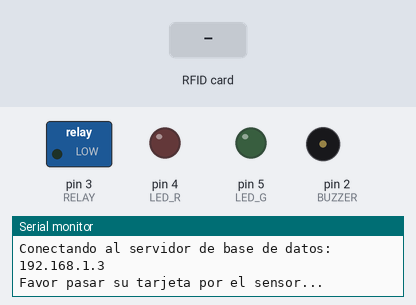
A sketch run on a simulated Arduino Mega 2560, built with avr-gcc and run on an emulated ATmega2560. Shown: switched loads named in the sketch (green lamp = pin HIGH), output pins drawn as LEDs (lit = HIGH), buzzer (waves = sounding), the last lines printed to the serial monitor. The inputs (shaded band) are chosen by the test bench. WiFi joins after 1.5 s; servers stay silent unless stated; uploads are accepted with an empty reply; pins used as bus, display or sensor lines are not drawn.

Above: at 2.3 s.
2.4 s: RFID card 47 54 2C 2C held to the reader
At 3.3 s:
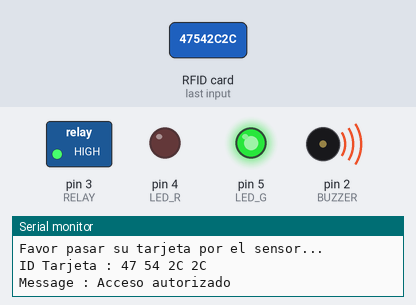
4.9 s: RFID card 5E 7A 19 C4 held to the reader
At 5.7 s:
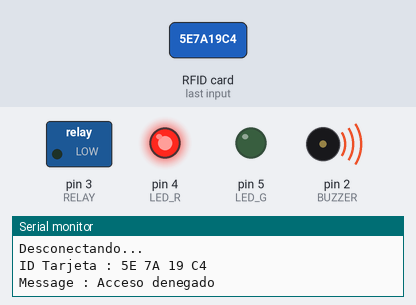
Timing chart, 0 to 7.9 s (numbered marks = the images above; inputs shaded):
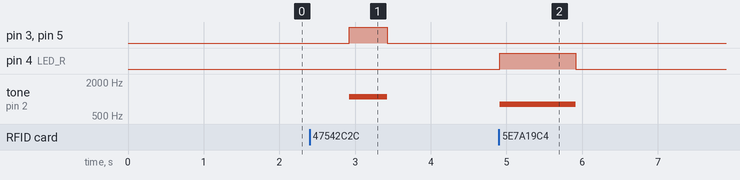

Measured:
- after the input at 2.4 s, pin 3 (RELAY), pin 5 (LED_G): LOW → HIGH after 0.53 s, → LOW 0.50 s later; tone on pin 2 (BUZZER): silent → 1100 Hz after 0.53 s, → silent 0.50 s later
- after the input at 4.9 s, pin 4 (LED_R): LOW → HIGH at once, → LOW 1.0 s later; tone on pin 2 (BUZZER): silent → 810 Hz at once, → silent 1.0 s later

The sketch:

prueba.ino
```cpp
#include <Ethernet.h>
// Configuracion del Ethernet Shield
byte mac[] = {0xDE, 0xAD, 0xBE, 0xEF, 0xFF, 0xEE}; // Direccion MAC
IPAddress server (192,168,1,3);
IPAddress ip (192,168,1,10);
byte subnet [] = { 255,255,255,0 };
EthernetClient client;//objeto del ethernet
bool printWebData = true;

#include <MFRC522.h>
#include <SPI.h>

#define SS_PIN 53
#define RST_PIN 49
#define LED_G 5 //define green LED pin
#define LED_R 4 //define red LED
#define RELAY 3 //relay pin
#define BUZZER 2 //buzzer pin
#define ACCESS_DELAY 500
#define DENIED_DELAY 1000
MFRC522 mfrc522(SS_PIN, RST_PIN); // Create MFRC522 instance.
String content="";
String rfid="";

void setup()
{
  Serial.begin(9600);   // Initiate a serial communication
  while (!Serial) {
  }
  SPI.begin();          // Initiate  SPI bus
  mfrc522.PCD_Init();   // Initiate MFRC522
  Ethernet.begin(mac, ip, subnet); //Inicializamos el Ethernet Shield
  pinMode(LED_G, OUTPUT);
  pinMode(LED_R, OUTPUT);
  pinMode(RELAY, OUTPUT);
  pinMode(BUZZER, OUTPUT);
  noTone(BUZZER);
  digitalWrite(RELAY, LOW);


  Serial.print("Conectando al componente Ethernet Shield: ");
  Serial.println(ip);
  Serial.print("Conectando al servidor de base de datos: ");
  Serial.println(server);

  Serial.println("Favor pasar su tarjeta por el sensor...");
  Serial.println();
  delay(1000);///////////////

}
void loop()
{
  // Look for new cards
  if ( ! mfrc522.PICC_IsNewCardPresent())
  {
    return;
  }
  // Select one of the cards
  if ( ! mfrc522.PICC_ReadCardSerial())
  {
    return;
  }
  //Show UID on serial monitor
  Serial.print("ID Tarjeta :");
  content= "";
  byte letter;
  for (byte i = 0; i < mfrc522.uid.size; i++)
  {
     Serial.print(mfrc522.uid.uidByte[i] < 0x10 ? " 0" : " ");
     Serial.print(mfrc522.uid.uidByte[i], HEX);
     content.concat(String(mfrc522.uid.uidByte[i] < 0x10 ? " 0" : " "));
     content.concat(String(mfrc522.uid.uidByte[i], HEX));
  }
  Serial.println();
  Serial.print("Message : ");
  content.toUpperCase();
  if (content.substring(1) == "47 54 2C 2C") //change here the UID of the card/cards that you want to give access
  {
    Serial.println("Acceso autorizado");
    Serial.println();
    delay(500);
    digitalWrite(RELAY, HIGH);
    digitalWrite(LED_G, HIGH);
    tone(BUZZER, 1100);
    delay(ACCESS_DELAY);
    digitalWrite(RELAY, LOW);
    digitalWrite(LED_G, LOW);
    noTone(BUZZER);
  }

 else   {
    Serial.println("Acceso denegado");
    digitalWrite(LED_R, HIGH);
    tone(BUZZER, 810);
    delay(DENIED_DELAY);
    digitalWrite(LED_R, LOW);
    noTone(BUZZER);
  }

      httpRequest ( ) ;
}
void httpRequest() {
  rfid = "";
  if ( client. connect ( server , 80 ) ) {

    client.println("GET /sistema_acceso/resources/arduino/conexion_arduino.php?HTTP/1.1"); // Enviamos los datos por GET
    client.println(server);
    rfid = content;
    client.print("GET /sistema_acceso/resources/arduino/conexion_arduino.php?rfid_php=");
    client.print(rfid);
    Serial.println("Conexion: cerrada");
    Serial.println();

    client.println(" HTTP/1.1");
    client.print("Servidor: ");
    client.println(server);
    Serial.println("Envio con exito");
    Serial.println();
  } else {
    Serial.println("Fallo en la conexion");
  }
  while (client.connected()) {
    int len = client.available();
    if (len > 0) {
      byte buffer[80];
    if (len > 80) len = 80;
    client.read(buffer, len);
    if (printWebData) {
      Serial.write(buffer, len);
    }
    }
    }
    if (!client.connected()) {
    Serial.println();
    Serial.println("Desconectando...");
  }
 }
```
